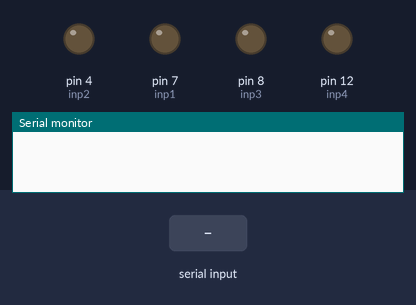
The sketch below on a simulated Arduino Uno, built with avr-gcc and run on an emulated ATmega328P. On the bench: output pins drawn as LEDs (lit = HIGH), the last lines printed to the serial monitor. The inputs (shaded band) are chosen by the test bench.

Above: at 1.2 s.
1.3 s: "F" received over the second serial link
At 2.3 s:
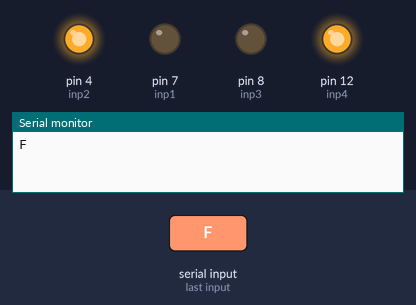
2.8 s: "B" received over the second serial link
At 3.5 s:
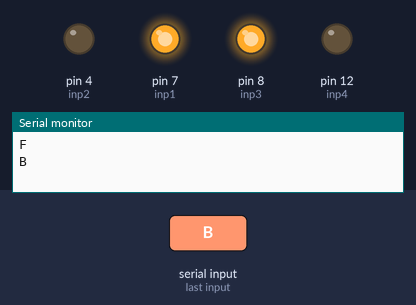
4.3 s: "L" received over the second serial link
At 4.6 s:
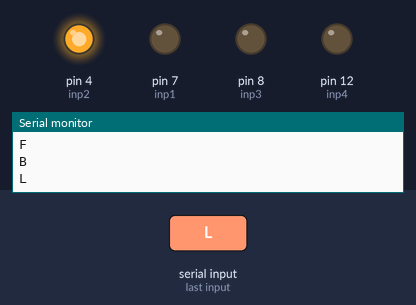
5.8 s: "R" received over the second serial link
At 7.0 s:
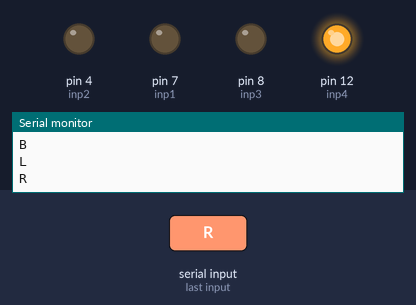
Timing chart, 0 to 8.3 s (numbered marks = the images above; inputs shaded):
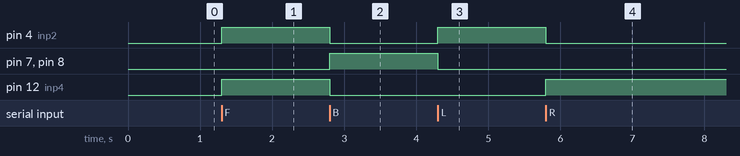

Measured:
- after the input at 1.3 s, pin 4 (inp2), pin 12 (inp4): LOW → HIGH at once
- after the input at 2.8 s, pin 4 (inp2), pin 12 (inp4): HIGH → LOW at once; pin 7 (inp1), pin 8 (inp3): LOW → HIGH at once
- after the input at 4.3 s, pin 4 (inp2): LOW → HIGH at once; pin 7 (inp1), pin 8 (inp3): HIGH → LOW at once
- after the input at 5.8 s, pin 4 (inp2): HIGH → LOW at once; pin 12 (inp4): LOW → HIGH at once

The sketch:

bluetooth.ino
```cpp
#include<SoftwareSerial.h>
// this library is used to setup a dummy COM port on Arduino which allows for bluetooth
//communication

SoftwareSerial abc(2,5);
//Setting 8 and 9 pins on Arduino Uno as RX and TX pins instead of 0 and 1 pins

char val;
//8-->RX on arduino
//9-->TX on arduino
int en1 = 3;
int en2 = 9;
int inp1 = 7;
int inp2 = 4;
int inp3 = 8;
int inp4 = 12;
void setup() {
  Serial.begin(9600);//setting up Serial monitor
  abc.begin(9600);//setting up Serial communication with the App over bluetooth
  pinMode(inp1,OUTPUT);
  pinMode(inp2,OUTPUT);
  pinMode(inp3,OUTPUT);
  pinMode(inp4,OUTPUT);
  //Setting up the direction pins on the motor driver as output pins
}

void loop() {
  while(abc.available()==0){}
  //to wait till there is any input from the App

  val=abc.read();
  //once the input is received, we gotta read it into a variable
  digitalWrite(en1,1);
  digitalWrite(en2,1);

  if(val=='F'){

    digitalWrite(inp1, LOW);
    digitalWrite(inp2, HIGH);
    digitalWrite(inp3, LOW);
    digitalWrite(inp4, HIGH);
  }//to move the bot forward

  else if(val=='B'){
    digitalWrite(inp1, HIGH);
    digitalWrite(inp2, LOW);
    digitalWrite(inp3, HIGH);
    digitalWrite(inp4, LOW);
  }//to move the bot backwards

  else if(val=='L'){
    digitalWrite(inp1, LOW);
    digitalWrite(inp2, HIGH);
    digitalWrite(inp3, LOW);
    digitalWrite(inp4, LOW);
  }//to turn bot left

  else if(val=='R'){
    digitalWrite(inp1, LOW);
    digitalWrite(inp2, LOW);
    digitalWrite(inp3, LOW);
    digitalWrite(inp4, HIGH);
  }//to turn bot right

  else if(val=='S'){
    digitalWrite(inp1, LOW);
    digitalWrite(inp2, LOW);
    digitalWrite(inp3, LOW);
    digitalWrite(inp4, LOW);
  }//to stop the bot

  Serial.println(val);
}
```
